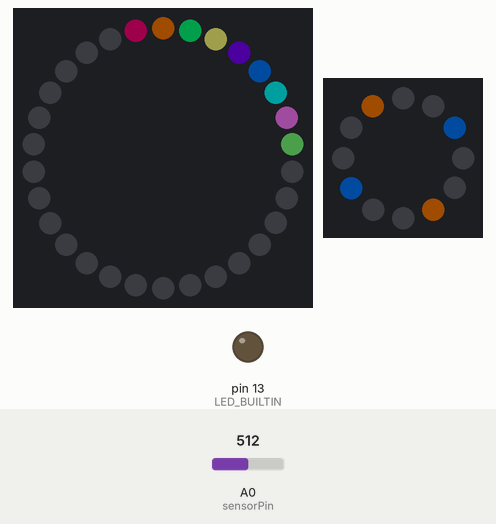
A sketch run on a simulated Arduino Uno, built with avr-gcc and run on an emulated ATmega328P. Shown: 30 RGB LEDs in a ring, first at the top, clockwise, 12 RGB LEDs in a ring, first at the top, clockwise, output pins drawn as LEDs (lit = HIGH). Inputs (shaded band) come from the test bench; at power-on: A0 (sensorPin) = 512. Dim RGB values are drawn brighter than linear; what the sketch prints to the serial monitor is not drawn.

Above: at 0.1 s.
At 1.4 s:
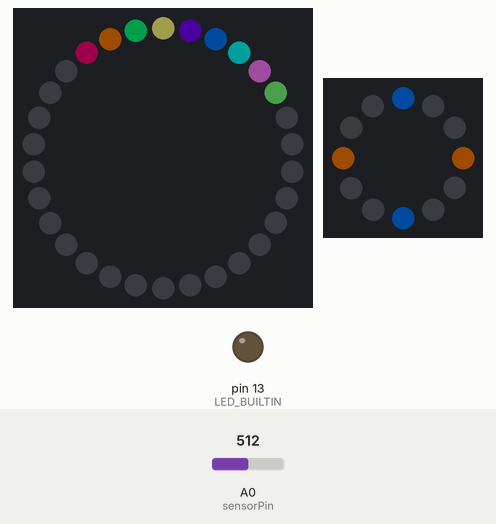
1.5 s: A0 (sensorPin) set to 900
At 2.1 s:
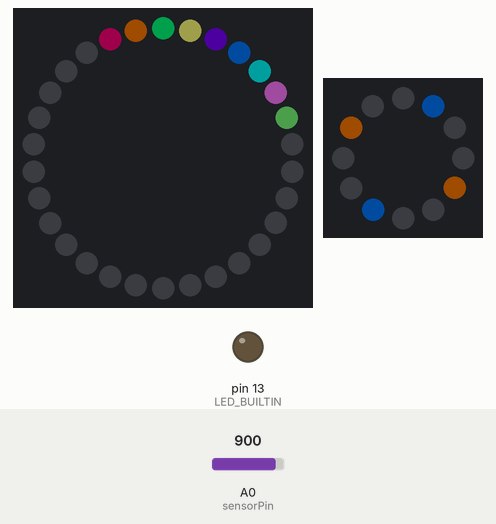

The sketch:

Test_sketching_NEO_strip_and_ring.ino
```cpp
/*
  Description: A program to demo some bling on NeoPixels
  Written by: Riyadth Al-Kazily
*/

// Include a library to communicate with colorful LEDs
#include <Adafruit_NeoPixel.h>

//Color libary
uint32_t none = Adafruit_NeoPixel::Color(0, 0, 0);
uint32_t cyan = Adafruit_NeoPixel::Color(0, 32, 32);
uint32_t seaGreen = Adafruit_NeoPixel::Color(0, 32, 15);
uint32_t pink = Adafruit_NeoPixel::Color(245, 23, 167);
uint32_t hotPink =Adafruit_NeoPixel::Color(32, 0, 15);
uint32_t goldOrange = Adafruit_NeoPixel::Color(32, 15, 0);
uint32_t pearMeat = Adafruit_NeoPixel::Color(32, 32, 15);
uint32_t vividBlue = Adafruit_NeoPixel::Color(0, 15, 32);
uint32_t purple = Adafruit_NeoPixel::Color(15, 0, 32);
uint32_t lavender = Adafruit_NeoPixel::Color(32, 15, 32);
uint32_t mint = Adafruit_NeoPixel::Color(15, 32, 15);

//Competition color wheel colors (Warning, REALLY BRIGHT)
uint32_t yellow = Adafruit_NeoPixel::Color(255,232,0);
uint32_t red = Adafruit_NeoPixel::Color(255,0,0);
uint32_t green = Adafruit_NeoPixel::Color(0,255,0);
uint32_t blue = Adafruit_NeoPixel::Color(0,255,253);

// Tell the computer about the arrangement and type of the pixels we are using
// First a strip of pixels
#define STRIP_PIN       4
#define STRIP_PIXELS    30
Adafruit_NeoPixel strip = Adafruit_NeoPixel(STRIP_PIXELS, STRIP_PIN,
                                             NEO_GRB + NEO_KHZ800);
// Second is a NeoPixel ring
#define RING_PIN        5
#define RING_PIXELS     12
Adafruit_NeoPixel ring = Adafruit_NeoPixel(RING_PIXELS, RING_PIN,
                                             NEO_GRB + NEO_KHZ800);

// Define some constants and variables
const int sensorPin = A0;  // A pin connected to a potentiomenter
int sensorValue;           // A place to store the value from the potentiometer

/**
 *  Initialize the system when powered up.
 */
void setup(void)
{
    // Configure the serial terminal for debug output and user input
    Serial.begin(9600);


    // Configure the pin connected to the board's LED as an output
    pinMode(LED_BUILTIN, OUTPUT);

    // Initialize the pixels to get them ready for use
    strip.begin();
    ring.begin();

    // Clear the pixel strips to all off
    all_pixels(strip, Adafruit_NeoPixel::Color(0, 0, 0));
    all_pixels(ring, Adafruit_NeoPixel::Color(0, 0, 0));

//"Rainbow" Color startup code
    strip.setPixelColor(0, hotPink);
    strip.setPixelColor(1, goldOrange);
    strip.setPixelColor(2, seaGreen);
    strip.setPixelColor(3, pearMeat);
    strip.setPixelColor(4, purple);
    strip.setPixelColor(5, vividBlue);
    strip.setPixelColor(6, cyan);
    strip.setPixelColor(7, lavender);
    strip.setPixelColor(8, mint);
    strip.show();

    // Turn on three pixels on the ring
    ring.setPixelColor(0, goldOrange);
    ring.setPixelColor(3, vividBlue);
    ring.setPixelColor(6, goldOrange);
    ring.setPixelColor(9, vividBlue);
    ring.show();

    int led = 9;
    int brightness = 0;
    int fadeAmount = 5;

    // Tell the world we're ready to go!
    Serial.println("Setup complete.");
}


/**
 *  Repeat the execution of this function over and over
 */
void loop(void)
{
    // Read the voltage value on the sensor input pin as 0 to 1023
    sensorValue = analogRead(sensorPin);

    // Adjust the voltage value so that it goes from -512 to 511
    sensorValue = sensorValue - 512;

    // Depending on the position of the potentiometer, move the pixels
    // up or down
    if (sensorValue < 10)
    {
        rotate_down(strip);
        rotate_down(ring);
    }
    else if (sensorValue > 10)
    {
        rotate_up(strip);
        rotate_up(ring);
    }
    // If the sensor value is between the ranges above, the pixels don't move

    // Delay a value proportional to the position of the potentiometer
    delay(650 - abs(sensorValue));
}

/**
 *  Set all pixels of the strip to the specified color.
 */
void all_pixels(Adafruit_NeoPixel &pixels, uint32_t color)
{
    uint16_t numPixels = pixels.numPixels();

    for (unsigned i=0; i<numPixels; i++)
    {
        pixels.setPixelColor(i, color);
    }
    pixels.show();
}

/**
 *  Rotate the pixel display up the strip by one position, rotating the
 *  highest pixel around from the top to the bottom.
 */
void rotate_up(Adafruit_NeoPixel &pixels)
{
    uint32_t saved_pixel;
    uint16_t numPixels = pixels.numPixels();

    // Save the last pixel in the strip
    saved_pixel = pixels.getPixelColor(numPixels - 1);
    for (int i=0; i<numPixels; i++)
    {
        uint32_t temp;
        // Copy the pixel value at the current pixel
        temp = pixels.getPixelColor(i);
        // Store the saved value in its place
        pixels.setPixelColor(i, saved_pixel);
        // Update the saved pixel value with the one we copied out
        saved_pixel = temp;
    }
    // Show the pixels
    pixels.show();
}

/**
 *  Rotate the pixel display down the strip by one position, rotating the
 *  lowest pixel around from the bottom to the top.
 */
void rotate_down(Adafruit_NeoPixel &pixels)
{
    uint32_t saved_pixel;
    uint16_t numPixels = pixels.numPixels();

    // Save the first pixel in the strip
    saved_pixel = pixels.getPixelColor(0);
    for (int i=numPixels - 1; i>=0; i--)
    {
        uint32_t temp;
        // Copy the pixel value at the current pixel
        temp = pixels.getPixelColor(i);
        // Store the saved value in its place
        pixels.setPixelColor(i, saved_pixel);
        // Update the saved pixel value with the one we copied out
        saved_pixel = temp;
    }
    // Show the pixels
    pixels.show();
}

/**
 *  Shift the pixel display up the strip by one position, setting the
 *  first pixel to the given color.
 */
void shift_up(Adafruit_NeoPixel &pixels, uint32_t color)
{
    uint32_t saved_pixel;
    uint16_t numPixels = pixels.numPixels();

    // Shift in the pixel color that is provided
    saved_pixel = color;
    for (int i=0; i<numPixels; i++)
    {
        uint32_t temp;
        // Copy the pixel value at the current pixel
        temp = pixels.getPixelColor(i);
        // Store the saved value in its place
        pixels.setPixelColor(i, saved_pixel);
        // Update the saved pixel value with the one we copied out
        saved_pixel = temp;
    }
    // Show the pixels
    pixels.show();
}

/**
 *  Shift the pixel display down the strip by one position, setting the
 *  last pixel to the given color.
 */
void shift_down(Adafruit_NeoPixel &pixels, uint32_t color)
{
    uint32_t saved_pixel;
    uint16_t numPixels = pixels.numPixels();

    // Shift in the pixel color that is provided
    saved_pixel = color;
    for (int i=numPixels - 1; i>=0; i--)
    {
        uint32_t temp;
        // Copy the pixel value at the current pixel
        temp = pixels.getPixelColor(i);
        // Store the saved value in its place
        pixels.setPixelColor(i, saved_pixel);
        // Update the saved pixel value with the one we copied out
        saved_pixel = temp;
    }
    // Show the pixels
    pixels.show();
}

/**
 *  Make a rainbow of color on the pixels
 */
void make_a_rainbow(Adafruit_NeoPixel &pixels, int brightness)
{
    uint16_t numPixels = pixels.numPixels();

    // Set the NeoPixels to a rainbow of colors
    for (unsigned i=0; i<numPixels; i++)
    {
        // TODO: Compute the rainbow spectrum across all the pixels
    }
    /*
    pixels.setPixelColor(0, pixels.Color(brightness, 0, 0));
    pixels.setPixelColor(1, pixels.Color(brightness, brightness, 0));
    pixels.setPixelColor(2, pixels.Color(0, brightness, 0));
    pixels.setPixelColor(3, pixels.Color(0, brightness, brightness));
    pixels.setPixelColor(4, pixels.Color(0, 0, brightness));
    pixels.setPixelColor(5, pixels.Color(brightness, 0, brightness));
    pixels.setPixelColor(6, pixels.Color(brightness, brightness, brightness));
    pixels.setPixelColor(7, pixels.Color(0, 0, 0));
    pixels.show();
    */
}
```
